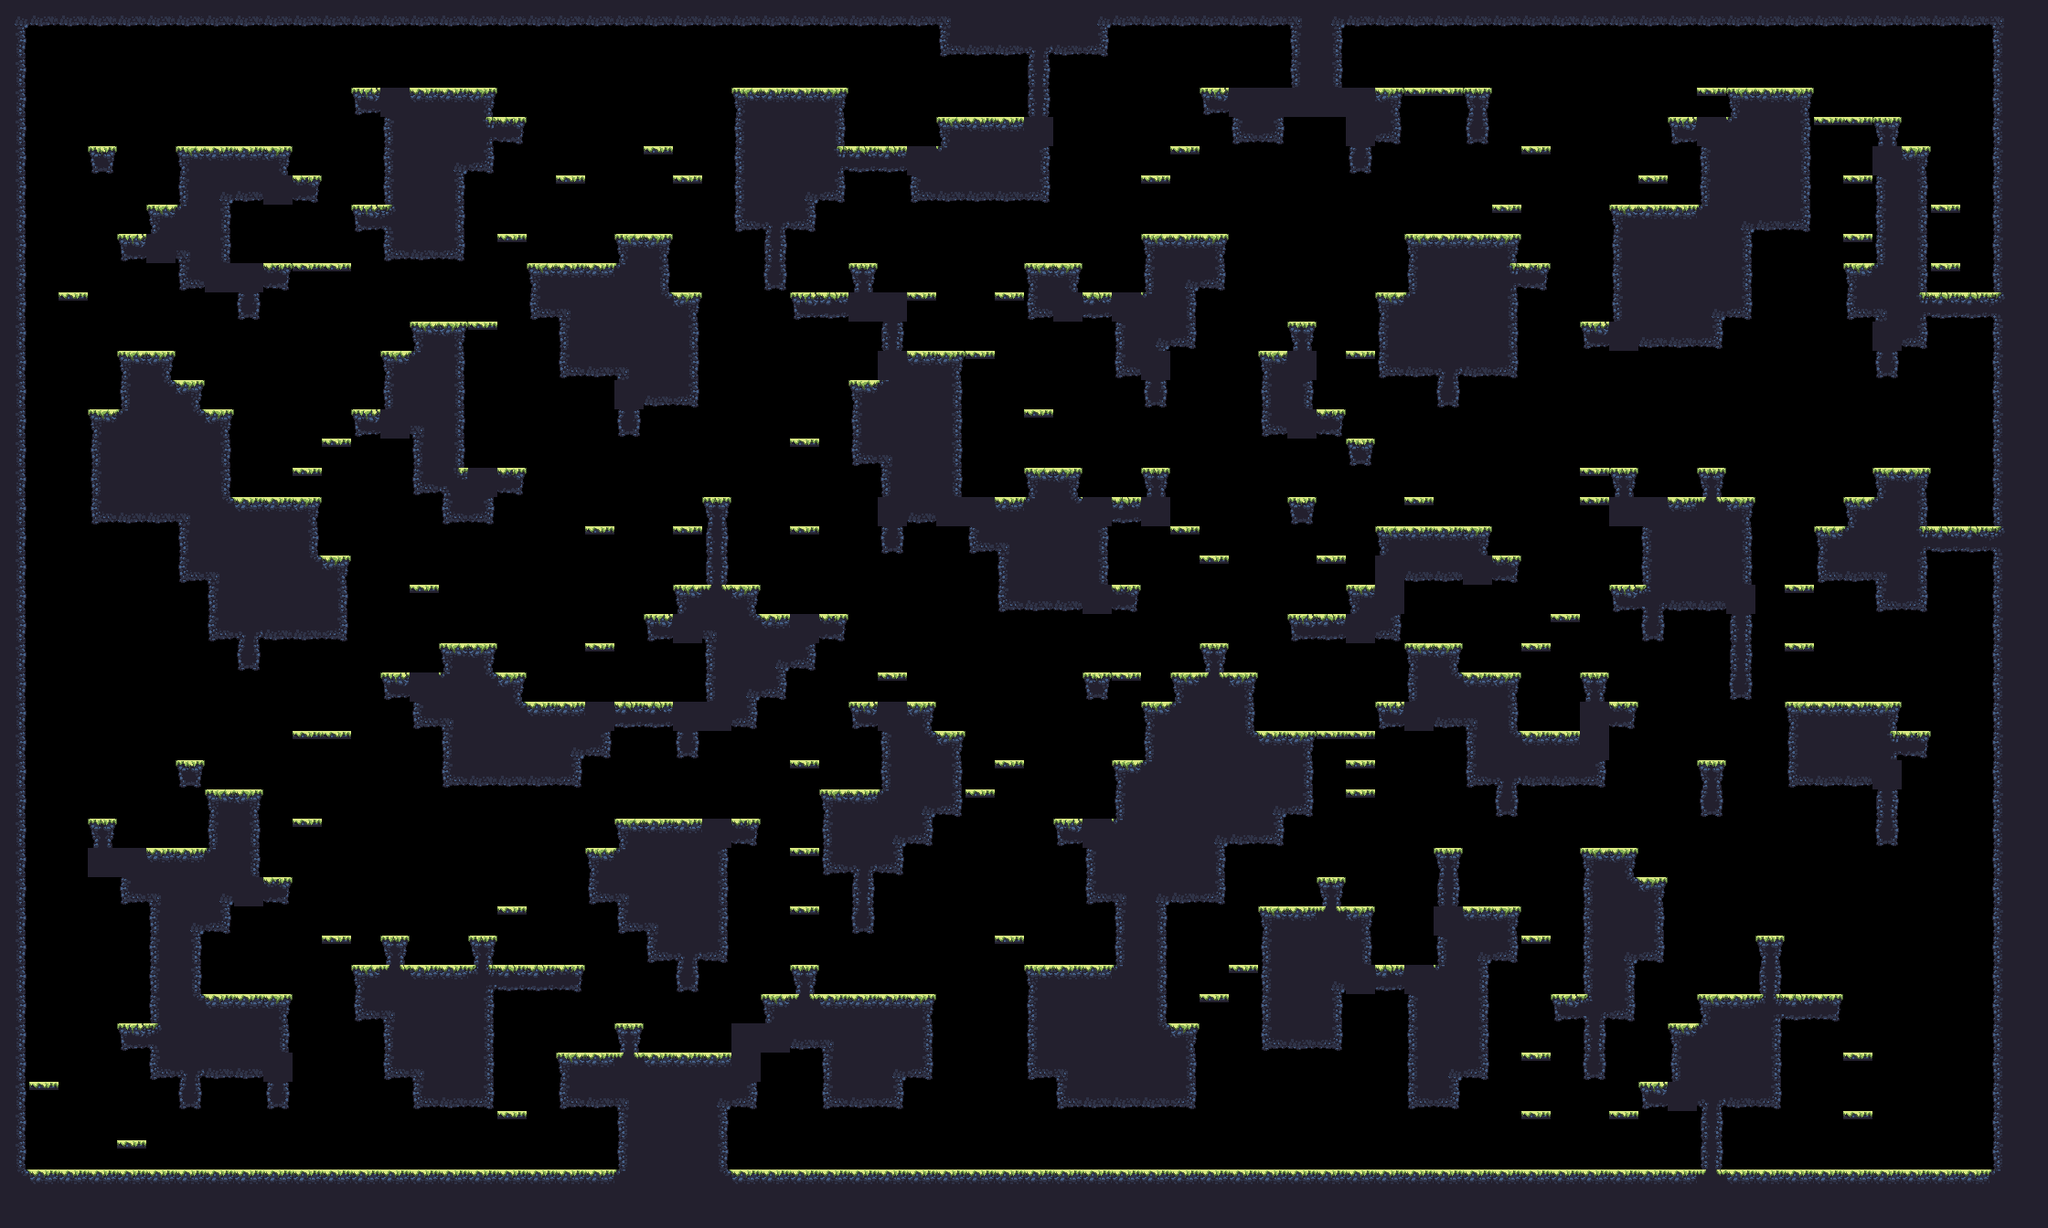

This game map was drawn from its Tiled (.tmx) file and the tilesets committed beside it. A one-line description and the trimmed map source follow:
An orthogonal 70x42 tile map with 32x32 px tiles, 1 tile layer (main) and 17 objects (9x spawn, spawnPlayer0, spawnCrown0, spawnPlayer1, spawnCrown1, ...).

<map compressionlevel="0" height="42" infinite="0" nextlayerid="3" nextobjectid="4" orientation="orthogonal" renderorder="right-down" tiledversion="1.3.2" tileheight="32" tilewidth="32" version="1.2" width="70">
 <tileset firstgid="1" source="forest_summer_tile_set.tsx" />
 <layer height="42" id="1" name="main" width="70">
  <data>[2940 cells, 1244 non-empty, 28 distinct tile ids]</data>
 </layer>
 <objectgroup><object id="1" name="spawnPlayer0" x="96" y="112.0" /><object id="2" name="spawnCrown0" x="224" y="112.0" /><object id="3" name="spawnPlayer1" x="2144" y="272.0" /><object id="4" name="spawnCrown1" x="2048" y="80.0" /><object id="5" name="spawnPlayer2" x="128" y="1232.0" /><object id="6" name="spawnCrown2" x="128" y="1232.0" /><object id="7" name="spawnPlayer3" x="2112" y="1232.0" /><object id="8" name="spawnCrown3" x="2144" y="1232.0" /><object id="9" name="spawn" x="1376" y="1232.0" /><object id="10" name="spawn" x="960" y="720.0" /><object id="11" name="spawn" x="288" y="112.0" /><object id="12" name="spawn" x="1184" y="848.0" /><object id="13" name="spawn" x="160" y="1232.0" /><object id="14" name="spawn" x="384" y="560.0" /><object id="15" name="spawn" x="1184" y="848.0" /><object id="16" name="spawn" x="384" y="400.0" /><object id="17" name="spawn" x="1440" y="304.0" /></objectgroup></map>
